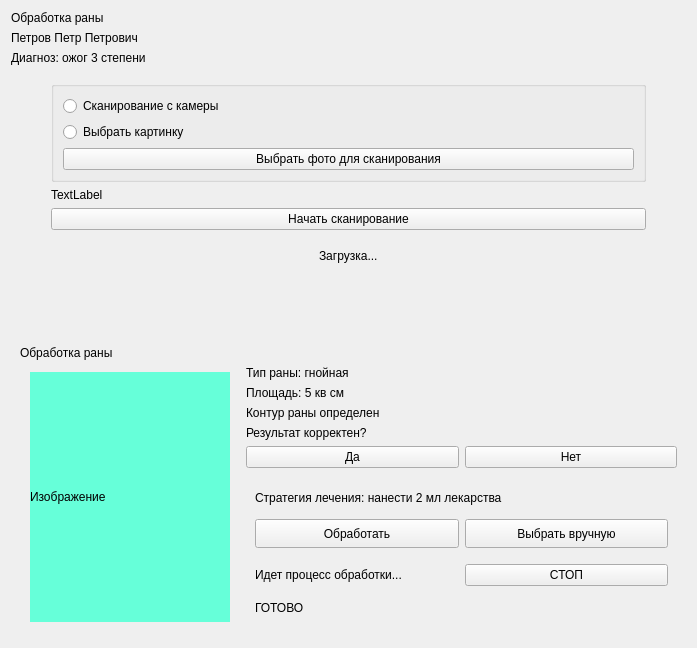
<?xml version="1.0" encoding="UTF-8"?>
<ui version="4.0">
 <class>Form</class>
 <widget class="QWidget" name="Form">
  <property name="geometry">
   <rect>
    <x>0</x>
    <y>0</y>
    <width>697</width>
    <height>648</height>
   </rect>
  </property>
  <property name="windowTitle">
   <string>Form</string>
  </property>
  <layout class="QVBoxLayout" name="verticalLayout_4">
   <item>
    <layout class="QVBoxLayout" name="verticalLayout_6">
     <item>
      <widget class="QLabel" name="label">
       <property name="text">
        <string>Обработка раны</string>
       </property>
      </widget>
     </item>
     <item>
      <widget class="QLabel" name="wound_healing_fullname_client">
       <property name="text">
        <string>Петров Петр Петрович</string>
       </property>
      </widget>
     </item>
     <item>
      <widget class="QLabel" name="wound_healing_diagnosis_client">
       <property name="text">
        <string>Диагноз: ожог 3 степени</string>
       </property>
      </widget>
     </item>
    </layout>
   </item>
   <item>
    <layout class="QHBoxLayout" name="horizontalLayout_3">
     <property name="topMargin">
      <number>5</number>
     </property>
     <property name="bottomMargin">
      <number>5</number>
     </property>
     <item>
      <spacer name="horizontalSpacer">
       <property name="orientation">
        <enum>Qt::Horizontal</enum>
       </property>
       <property name="sizeType">
        <enum>QSizePolicy::Maximum</enum>
       </property>
       <property name="sizeHint" stdset="0">
        <size>
         <width>40</width>
         <height>20</height>
        </size>
       </property>
      </spacer>
     </item>
     <item>
      <layout class="QVBoxLayout" name="verticalLayout_3">
       <property name="topMargin">
        <number>5</number>
       </property>
       <property name="bottomMargin">
        <number>5</number>
       </property>
       <item>
        <widget class="QGroupBox" name="groupBox">
         <property name="title">
          <string/>
         </property>
         <layout class="QVBoxLayout" name="verticalLayout_7">
          <item>
           <widget class="QRadioButton" name="radio_scan_to_cam">
            <property name="text">
             <string>Сканирование с камеры</string>
            </property>
           </widget>
          </item>
          <item>
           <widget class="QRadioButton" name="radio_scan_to_photo_catalog">
            <property name="text">
             <string>Выбрать картинку</string>
            </property>
           </widget>
          </item>
          <item>
           <widget class="QPushButton" name="button_select_ptoho_from_catalog">
            <property name="text">
             <string>Выбрать фото для сканирования</string>
            </property>
           </widget>
          </item>
         </layout>
        </widget>
       </item>
       <item>
        <widget class="QLabel" name="file_name_select_folder">
         <property name="text">
          <string>TextLabel</string>
         </property>
        </widget>
       </item>
       <item>
        <widget class="QPushButton" name="wound_healing_start_scan">
         <property name="text">
          <string>Начать сканирование</string>
         </property>
        </widget>
       </item>
       <item>
        <layout class="QHBoxLayout" name="horizontalLayout_4">
         <property name="topMargin">
          <number>10</number>
         </property>
         <property name="bottomMargin">
          <number>10</number>
         </property>
         <item>
          <spacer name="horizontalSpacer_3">
           <property name="orientation">
            <enum>Qt::Horizontal</enum>
           </property>
           <property name="sizeHint" stdset="0">
            <size>
             <width>40</width>
             <height>20</height>
            </size>
           </property>
          </spacer>
         </item>
         <item>
          <widget class="QLabel" name="wound_healing_loading_label">
           <property name="text">
            <string>Загрузка...</string>
           </property>
          </widget>
         </item>
         <item>
          <spacer name="horizontalSpacer_4">
           <property name="orientation">
            <enum>Qt::Horizontal</enum>
           </property>
           <property name="sizeHint" stdset="0">
            <size>
             <width>40</width>
             <height>20</height>
            </size>
           </property>
          </spacer>
         </item>
        </layout>
       </item>
      </layout>
     </item>
     <item>
      <spacer name="horizontalSpacer_2">
       <property name="orientation">
        <enum>Qt::Horizontal</enum>
       </property>
       <property name="sizeType">
        <enum>QSizePolicy::Maximum</enum>
       </property>
       <property name="sizeHint" stdset="0">
        <size>
         <width>40</width>
         <height>20</height>
        </size>
       </property>
      </spacer>
     </item>
    </layout>
   </item>
   <item>
    <spacer name="verticalSpacer_3">
     <property name="orientation">
      <enum>Qt::Vertical</enum>
     </property>
     <property name="sizeType">
      <enum>QSizePolicy::Expanding</enum>
     </property>
     <property name="sizeHint" stdset="0">
      <size>
       <width>20</width>
       <height>40</height>
      </size>
     </property>
    </spacer>
   </item>
   <item>
    <widget class="QWidget" name="wound_healing_widget" native="true">
     <property name="sizePolicy">
      <sizepolicy hsizetype="Minimum" vsizetype="Minimum">
       <horstretch>0</horstretch>
       <verstretch>0</verstretch>
      </sizepolicy>
     </property>
     <property name="minimumSize">
      <size>
       <width>0</width>
       <height>300</height>
      </size>
     </property>
     <layout class="QVBoxLayout" name="verticalLayout_5">
      <item>
       <layout class="QVBoxLayout" name="verticalLayout">
        <item>
         <widget class="QLabel" name="label_5">
          <property name="text">
           <string>Обработка раны</string>
          </property>
         </widget>
        </item>
        <item>
         <layout class="QHBoxLayout" name="horizontalLayout">
          <item>
           <spacer name="horizontalSpacer_6">
            <property name="orientation">
             <enum>Qt::Horizontal</enum>
            </property>
            <property name="sizeType">
             <enum>QSizePolicy::Maximum</enum>
            </property>
            <property name="sizeHint" stdset="0">
             <size>
              <width>10</width>
              <height>20</height>
             </size>
            </property>
           </spacer>
          </item>
          <item>
           <widget class="QLabel" name="wound_healing_image">
            <property name="sizePolicy">
             <sizepolicy hsizetype="Maximum" vsizetype="Maximum">
              <horstretch>0</horstretch>
              <verstretch>0</verstretch>
             </sizepolicy>
            </property>
            <property name="minimumSize">
             <size>
              <width>200</width>
              <height>200</height>
             </size>
            </property>
            <property name="maximumSize">
             <size>
              <width>250</width>
              <height>250</height>
             </size>
            </property>
            <property name="sizeIncrement">
             <size>
              <width>0</width>
              <height>0</height>
             </size>
            </property>
            <property name="styleSheet">
             <string notr="true">background-color: rgb(102, 255, 217);</string>
            </property>
            <property name="text">
             <string>Изображение </string>
            </property>
           </widget>
          </item>
          <item>
           <spacer name="horizontalSpacer_5">
            <property name="orientation">
             <enum>Qt::Horizontal</enum>
            </property>
            <property name="sizeType">
             <enum>QSizePolicy::Maximum</enum>
            </property>
            <property name="sizeHint" stdset="0">
             <size>
              <width>10</width>
              <height>20</height>
             </size>
            </property>
           </spacer>
          </item>
          <item>
           <layout class="QVBoxLayout" name="verticalLayout_2">
            <property name="sizeConstraint">
             <enum>QLayout::SetDefaultConstraint</enum>
            </property>
            <property name="bottomMargin">
             <number>0</number>
            </property>
            <item>
             <widget class="QLabel" name="wound_healing_type_wound">
              <property name="text">
               <string>Тип раны: гнойная</string>
              </property>
             </widget>
            </item>
            <item>
             <widget class="QLabel" name="wound_healing_area_wound">
              <property name="text">
               <string>Площадь: 5 кв см</string>
              </property>
             </widget>
            </item>
            <item>
             <widget class="QLabel" name="label_9">
              <property name="text">
               <string>Контур раны определен</string>
              </property>
             </widget>
            </item>
            <item>
             <layout class="QVBoxLayout" name="wound_healing_layout_result">
              <property name="topMargin">
               <number>0</number>
              </property>
              <item>
               <widget class="QLabel" name="wound_healing_result_is_ok">
                <property name="text">
                 <string>Результат корректен? </string>
                </property>
               </widget>
              </item>
              <item>
               <layout class="QHBoxLayout" name="horizontalLayout_2">
                <item>
                 <widget class="QPushButton" name="wound_healing_button_result_yes">
                  <property name="text">
                   <string>Да</string>
                  </property>
                 </widget>
                </item>
                <item>
                 <widget class="QPushButton" name="wound_healing_button_result_no">
                  <property name="text">
                   <string>Нет</string>
                  </property>
                 </widget>
                </item>
               </layout>
              </item>
             </layout>
            </item>
            <item>
             <widget class="QWidget" name="widget" native="true">
              <property name="sizePolicy">
               <sizepolicy hsizetype="Expanding" vsizetype="Expanding">
                <horstretch>0</horstretch>
                <verstretch>0</verstretch>
               </sizepolicy>
              </property>
              <property name="minimumSize">
               <size>
                <width>100</width>
                <height>100</height>
               </size>
              </property>
              <layout class="QVBoxLayout" name="verticalLayout_8">
               <property name="sizeConstraint">
                <enum>QLayout::SetMinimumSize</enum>
               </property>
               <item>
                <layout class="QVBoxLayout" name="wound_healing_layout_strategy">
                 <property name="topMargin">
                  <number>0</number>
                 </property>
                 <item>
                  <widget class="QLabel" name="wound_healing_strategy_healing">
                   <property name="text">
                    <string>Стратегия лечения: нанести 2 мл лекарства</string>
                   </property>
                  </widget>
                 </item>
                 <item>
                  <layout class="QHBoxLayout" name="horizontalLayout_5">
                   <property name="topMargin">
                    <number>0</number>
                   </property>
                   <item>
                    <widget class="QPushButton" name="wound_healing_strategy_button_go">
                     <property name="sizePolicy">
                      <sizepolicy hsizetype="Preferred" vsizetype="Preferred">
                       <horstretch>0</horstretch>
                       <verstretch>0</verstretch>
                      </sizepolicy>
                     </property>
                     <property name="text">
                      <string>Обработать</string>
                     </property>
                    </widget>
                   </item>
                   <item>
                    <widget class="QPushButton" name="wound_healing_strategy_button_select_list">
                     <property name="sizePolicy">
                      <sizepolicy hsizetype="Preferred" vsizetype="Preferred">
                       <horstretch>0</horstretch>
                       <verstretch>0</verstretch>
                      </sizepolicy>
                     </property>
                     <property name="text">
                      <string>Выбрать вручную</string>
                     </property>
                    </widget>
                   </item>
                  </layout>
                 </item>
                </layout>
               </item>
               <item>
                <layout class="QVBoxLayout" name="wound_healing_layout_process">
                 <property name="topMargin">
                  <number>5</number>
                 </property>
                 <item>
                  <layout class="QHBoxLayout" name="horizontalLayout_6">
                   <property name="topMargin">
                    <number>5</number>
                   </property>
                   <property name="bottomMargin">
                    <number>5</number>
                   </property>
                   <item>
                    <widget class="QLabel" name="label_12">
                     <property name="text">
                      <string>Идет процесс обработки...</string>
                     </property>
                    </widget>
                   </item>
                   <item>
                    <widget class="QPushButton" name="wound_healing_STOP_robot">
                     <property name="sizePolicy">
                      <sizepolicy hsizetype="Preferred" vsizetype="Preferred">
                       <horstretch>0</horstretch>
                       <verstretch>0</verstretch>
                      </sizepolicy>
                     </property>
                     <property name="minimumSize">
                      <size>
                       <width>0</width>
                       <height>0</height>
                      </size>
                     </property>
                     <property name="text">
                      <string>СТОП</string>
                     </property>
                    </widget>
                   </item>
                  </layout>
                 </item>
                 <item>
                  <layout class="QVBoxLayout" name="verticalLayout_9">
                   <property name="topMargin">
                    <number>0</number>
                   </property>
                   <item>
                    <widget class="QLabel" name="wound_healing_status_end_process">
                     <property name="text">
                      <string>ГОТОВО</string>
                     </property>
                    </widget>
                   </item>
                  </layout>
                 </item>
                </layout>
               </item>
              </layout>
             </widget>
            </item>
           </layout>
          </item>
         </layout>
        </item>
       </layout>
      </item>
     </layout>
    </widget>
   </item>
  </layout>
 </widget>
 <resources/>
 <connections/>
</ui>
